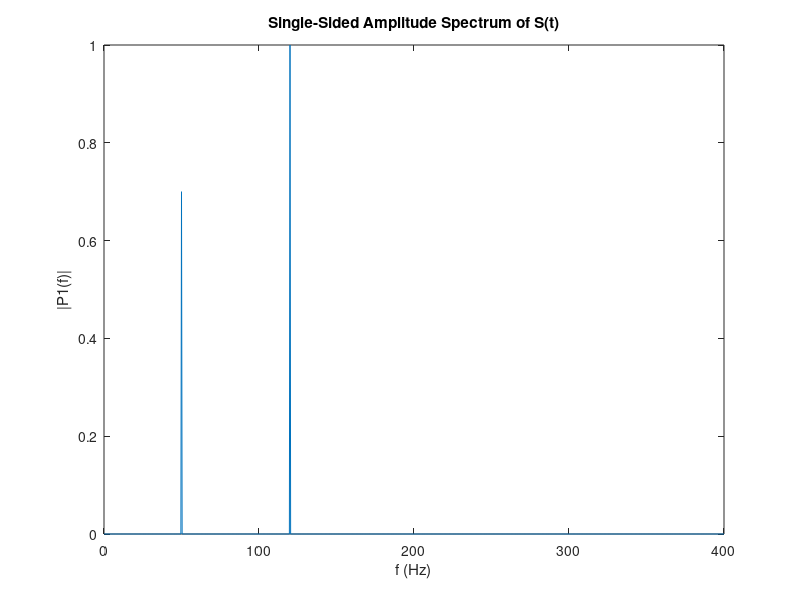

The MATLAB script that drew this image:
% Use Fourier transforms to find the frequency components of a signal buried in noise.
%% Create a signal
%  Sampling frequency: 1 kHz 
%  Signal duration :   1 secs
Fs = 800;            % Sampling frequency                    
T = 1/Fs;             % Sampling period       
L = 2000;             % Length of signal
t = (0:L-1)*T;        % Time vector (*1T means 1 second duration)

% Form a signal containing 
%  Frequency (Hz):   50    120
%  Amplitude     :  0.7    1.0
S = 0.7*sin(2*pi*50*t) + sin(2*pi*120*t);

% Add white noise
%  Mean     : 0
%  Variance : 4
X = S + 2*randn(size(t));

% Plot the noisy signal in the time domain. 
% It is difficult to identify the frequency components 
%   by looking at the signal X(t)
plot(1000*t(1:500),X(1:500));
title('Noisy Signal');
xlabel('t (milliseconds)');
ylabel('X(t)');

%% FFT and frequency plot
Y = fft(X);

% Compute the two-sided spectrum P2. 
% Then compute the single-sided spectrum P1 based on P2 
%   and the even-valued signal length L.
P2 = abs(Y/L);
P1 = P2(1:L/2+1);
P1(2:end-1) = 2*P1(2:end-1);

% Define the frequency domain f,
%   and plot the single-sided amplitude spectrum P1. 
% The amplitudes are not exactly at 0.7 and 1, as expected, 
%   because of the added noise.
% On average, longer signals produce better frequency approximations.

f = Fs*(0:(L/2))/L; % This line determines the x-axis unit. Important!
plot(f,P1);
title('Single-Sided Amplitude Spectrum of X(t)');
xlabel('f (Hz)');
ylabel('|P1(f)|');


%% Frequency plot of the no-noise signal
Y = fft(S);
P2 = abs(Y/L);
P1 = P2(1:L/2+1);
P1(2:end-1) = 2*P1(2:end-1);

plot(f,P1) 
title('Single-Sided Amplitude Spectrum of S(t)')
xlabel('f (Hz)')
ylabel('|P1(f)|')